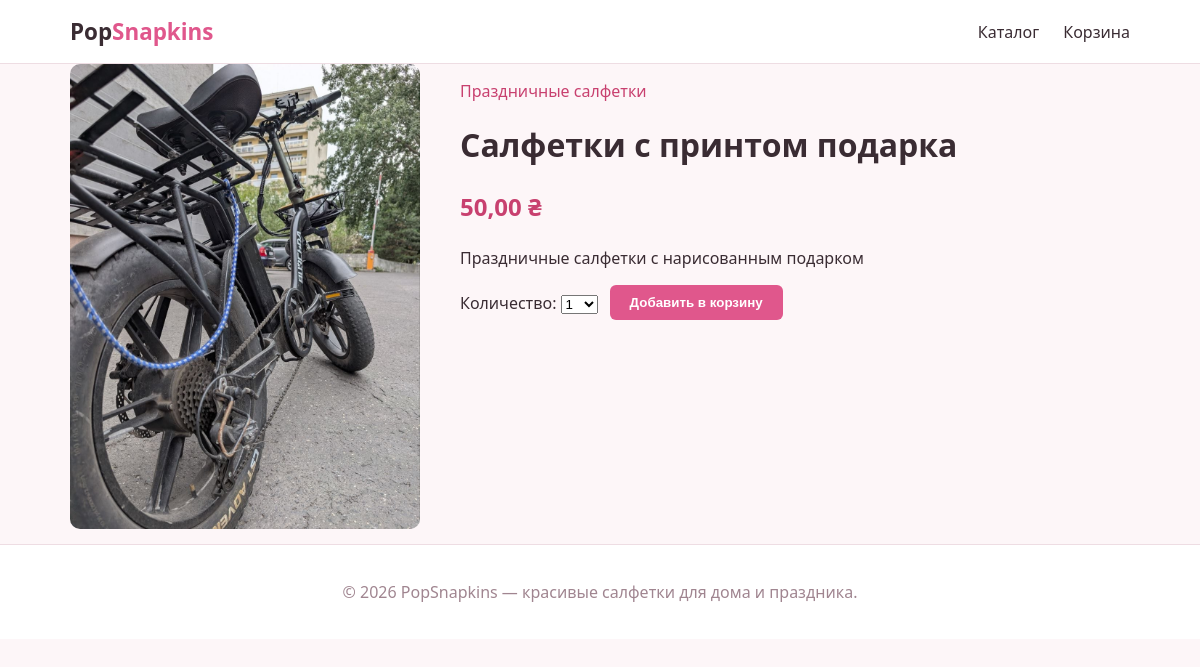
Page /product/22/salfetki-s-printom-podarka/ on the committed database.
### shop/models.py (models this page shows, shortened)
class Product(models.Model):
    category = models.ForeignKey(
        Category, related_name='products', on_delete=models.CASCADE,
        verbose_name='Категория',
    )
    name = models.CharField('Название', max_length=200)
    slug = models.SlugField('URL', max_length=200, unique=True)
    description = models.TextField('Описание', blank=True)
    image = models.ImageField('Изображение', upload_to='products/%Y/%m/', blank=True)
    price = models.DecimalField('Цена', max_digits=8, decimal_places=2)
    stock = models.PositiveIntegerField('Остаток на складе', default=0)
    available = models.BooleanField('В продаже', default=True)
    created = models.DateTimeField('Создан', auto_now_add=True)
    updated = models.DateTimeField('Обновлён', auto_now=True)
    class Meta:
        verbose_name = 'Товар'
        verbose_name_plural = 'Товары'
        ordering = ['name']

class Category(models.Model):
    name = models.CharField('Название', max_length=100)
    slug = models.SlugField('URL', max_length=100, unique=True)
    class Meta:
        verbose_name = 'Категория'
        verbose_name_plural = 'Категории'
        ordering = ['name']
    def get_absolute_url(self):
        return reverse('shop:product_list_by_category', args=[self.slug])

### shop/views.py (the view)
# urls.py: path('product/<int:id>/<slug:slug>/', views.product_detail, name='product_detail'),
def product_detail(request, id, slug):
    product = get_object_or_404(Product, id=id, slug=slug, available=True)
    cart_product_form = CartAddProductForm()
    return render(request, 'shop/product/detail.html', {
        'product': product,
        'cart_product_form': cart_product_form,
    })

### shop/forms.py
class CartAddProductForm(forms.Form):
    quantity = forms.TypedChoiceField(
        choices=QUANTITY_CHOICES, coerce=int, label='Количество',
    )
    override = forms.BooleanField(required=False, initial=False, widget=forms.HiddenInput)

### shop/cart.py (called while the page is built)
    def __len__(self):
        return sum(item['quantity'] for item in self.cart.values())

### shop/context_processors.py (called while the page is built)
def cart(request):
    return {'cart': Cart(request)}

### shop/templates/shop/product/detail.html (shortened to what this page needs)
{% extends "shop/base.html" %}
{% block content %}
    <div class="product-detail">
        <div class="product-image-large">
            {% if product.image %}
                <img src="{{ product.image.url }}" alt="{{ product.name }}">
            {% else %}
                <div class="no-image">Нет фото</div>
            {% endif %}
        </div>
        <div class="product-info">
            <p class="breadcrumb"><a href="{{ product.category.get_absolute_url }}">{{ product.category.name }}</a></p>
            <h1>{{ product.name }}</h1>
            <p class="price-large">{{ product.price }} ₴</p>
            <p class="description">{{ product.description|linebreaks }}</p>
            {% if product.stock > 0 %}
                <form action="{% url 'shop:cart_add' product.id %}" method="post" class="add-to-cart-form">
                    {{ cart_product_form }}
                    <button type="submit" class="btn btn-primary">Добавить в корзину</button>
                </form>
            {% else %}
                <p class="out-of-stock">Товара нет в наличии</p>
            {% endif %}
        </div>
    </div>
{% endblock %}

### shop/static/shop/css/style.css (style rules this page uses)
:root { --color-primary: #e0578c; --color-primary-dark: #c8406f; --color-bg: #fdf6f8; --color-text: #3a2c33; --color-border: #eeddE3; }
* { box-sizing: border-box; }
body { margin: 0; font-family: "Segoe UI", Arial, sans-serif; background: var(--color-bg); color: var(--color-text); }
a { color: var(--color-primary-dark); text-decoration: none; }
.price, .price-large { color: var(--color-primary-dark); font-weight: bold; }
.price-large { font-size: 1.5rem; }
.product-detail { display: flex; gap: 40px; }
.product-image-large { flex: 0 0 350px; }
.product-image-large img { width: 100%; border-radius: 10px; }
.product-info { flex: 1; }
.breadcrumb { color: #a08590; }
.btn { display: inline-block; padding: 10px 20px; border-radius: 6px; border: none; cursor: pointer; font-weight: 600; }
.btn-primary { background: var(--color-primary); color: #fff; }
.add-to-cart-form { display: flex; align-items: center; gap: 12px; margin-top: 16px; }

### rows in the picture
Product: image (picture), category.name "Праздничные салфетки", name "Салфетки с принтом подарка", price "50,00", description "Праздничные салфетки с нарисованным подарком"
